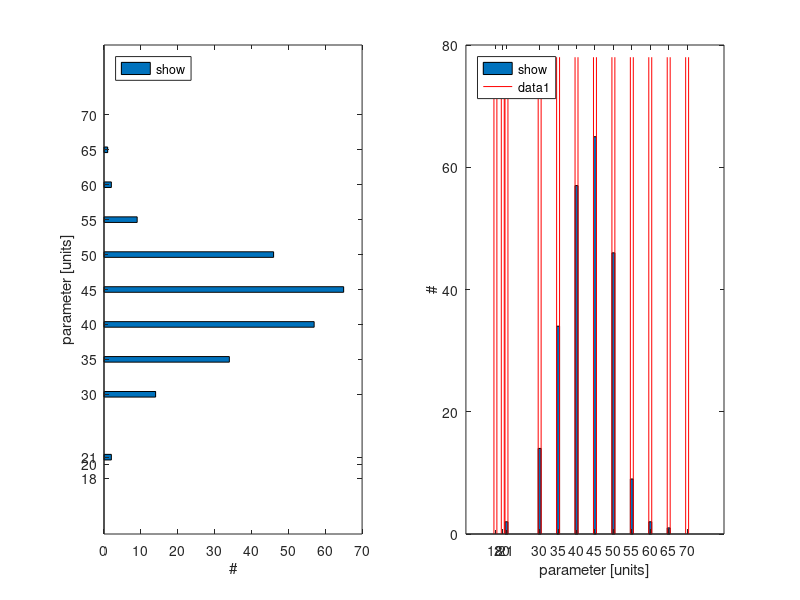

Here is the MATLAB script that generated this plot: (Note: this script raises an error after producing the figure.)
function example_bar_plot()
test_data =[18     0; 20     0;   21     2;    30    14;    35    34;    40    57;    45    65;    50    46;    55     9;    60     2;    65     1;    70     0];

% Create figure
figure1 = figure('Color',[1 1 1]);

subplot(1,2,1)


hb=barh(test_data(:,1),test_data(:,2),'DisplayName','Test Data');

ylabel('parameter [units]');
xlabel('#');
legend('show','Location','northwest');
subplot(1,2,2)


hb=bar(test_data(:,1),test_data(:,2),'DisplayName','Test Data');

xlabel('parameter [units]');
ylabel('#');
legend('show','Location','northwest');


xdata=test_data(:,1);
barWidth=test_getBarWidthInAbsolutUnits(hb);

x_l=xdata-barWidth/2;
x_u=xdata+barWidth/2;
max_y=max(test_data(:,2))*1.2;
x=[];
y=[];
for i=1:length(x_l)
    x = [x , x_l(i),x_l(i),nan,x_u(i),x_u(i),nan];
    y = [y,       0,max_y ,nan,0     ,max_y ,nan];
    
    
end
hold on
plot(x,y,'r');

matlab2tikz("figurehandle",figure1,'filename','example_v_bar_plot.tex' ,'standalone', true);


    function BarWidth=test_getBarWidthInAbsolutUnits(h)
        % astimates the width of a bar plot
        XData_bar=get(h,'XData');
        length_bar = length(XData_bar);
        BarWidth= get(h, 'BarWidth');
        if length_bar > 1
            BarWidth = min(diff(XData_bar))*BarWidth;
        end
        
